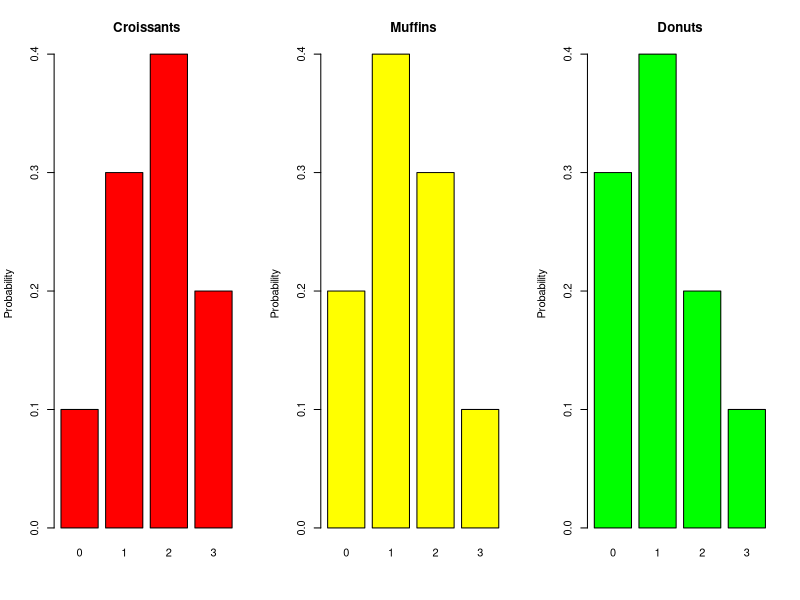

Write the R code that produced this figure.
x <- 0:3

# Probability vectors
c_p <- c(0.1, 0.3, 0.4, 0.2)  # Croissants
m_p <- c(0.2, 0.4, 0.3, 0.1)  # Muffins
d_p <- c(0.3, 0.4, 0.2, 0.1)  # Donuts

# Expected values
E_c <- sum(x * c_p)
E_m <- sum(x * m_p)
E_d <- sum(x * d_p)

# Expected squares
E2_c <- sum((x^2) * c_p)
E2_m <- sum((x^2) * m_p)
E2_d <- sum((x^2) * d_p)

# Variances
V_c <- E2_c - (E_c^2)
V_m <- E2_m - (E_m^2)
V_d <- E2_d - (E_d^2)

#Standard deviations
SD_c <- sqrt(V_c)
SD_m <- sqrt(V_m)
SD_d <- sqrt(V_d)

# Printing results
cat("Croissants: E =", E_c, ", Var =", V_c, ", SD =", SD_c, "\n")
cat("Muffins:    E =", E_m, ", Var =", V_m, ", SD =", SD_m, "\n")
cat("Donuts:     E =", E_d, ", Var =", V_d, ", SD =", SD_d, "\n")

# Plotting probability distributions
par(mfrow=c(1,3))
barplot(c_p, col="red", names.arg=x, main="Croissants", ylab="Probability")
barplot(m_p, col="yellow", names.arg=x, main="Muffins", ylab="Probability")
barplot(d_p, col="green", names.arg=x, main="Donuts", ylab="Probability")
